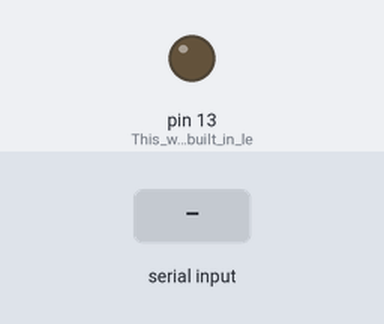
This sketch was run on a simulated Arduino Uno, built with avr-gcc and run on an emulated ATmega328P. Parts: output pins drawn as LEDs (lit = HIGH). The test bench sets the inputs (shaded band).

Above: at 1.2 s.
1.3 s: "pali\n" received over Serial
At 2.3 s:
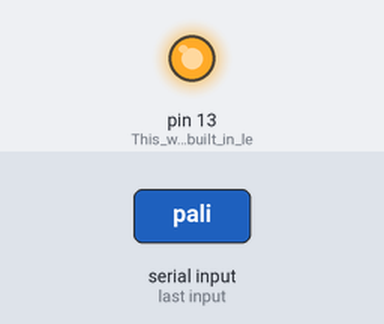
2.8 s: "gasi\n" received over Serial
At 3.5 s:
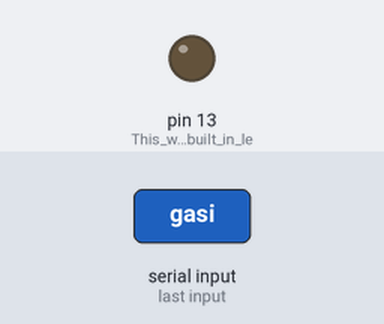
Timing chart, 0 to 5.8 s (numbered marks = the images above; inputs shaded):
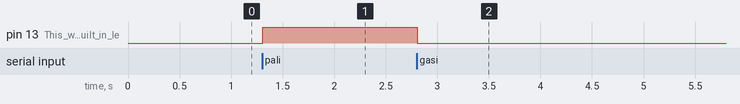

Measured:
- after the input at 1.3 s, pin 13 (This_will_use_built_in_le): LOW → HIGH at once
- after the input at 2.8 s, pin 13 (This_will_use_built_in_le): HIGH → LOW at once

The sketch:

Serial-comunication.ino
```cpp
String command;
//const int led = 5; If you want to connect extern led

void setup() {
  Serial.begin(9600);
  pinMode(LED_BUILTIN, OUTPUT); // This will use built in led on pin 13 on your board
}

void loop() {
  if (Serial.available()) {
    command = Serial.readStringUntil('\n');
    if (command == "pali") digitalWrite(LED_BUILTIN, HIGH);
    else if (command == "gasi") digitalWrite(LED_BUILTIN, LOW);
    else Serial.println("Pogresna komanda!");
  }
}
```
